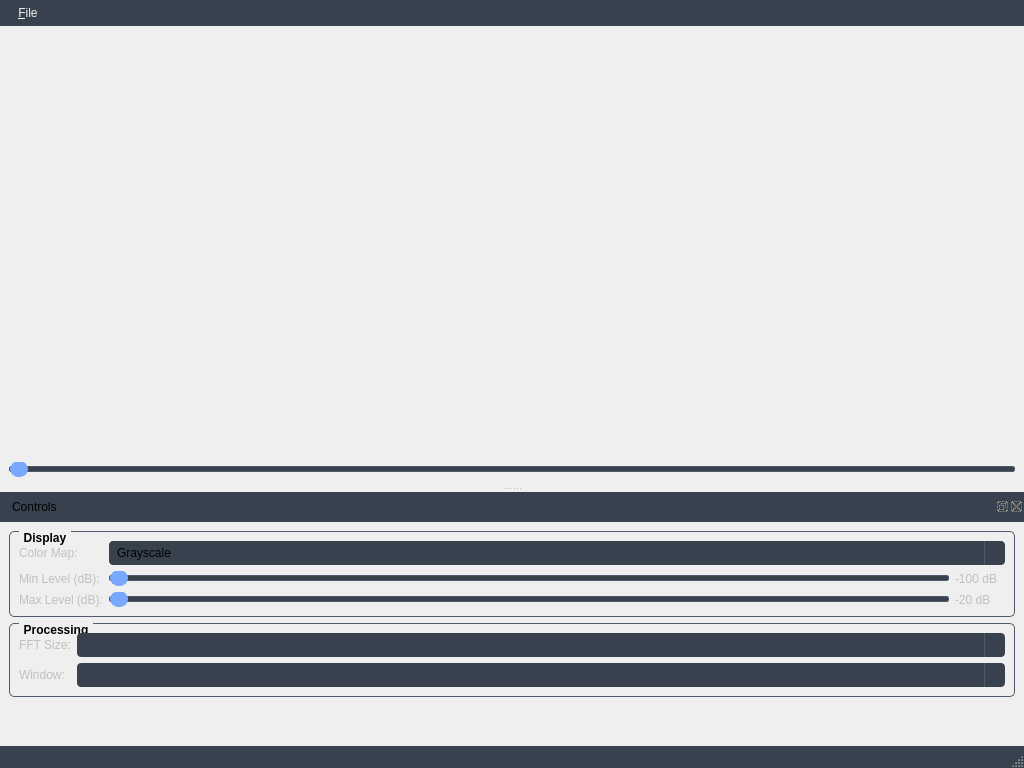
<?xml version="1.0" encoding="UTF-8"?>
<ui version="4.0">
 <class>IQ_viewer</class>
 <widget class="QMainWindow" name="IQ_viewer">
  <property name="geometry">
   <rect>
    <x>0</x>
    <y>0</y>
    <width>1024</width>
    <height>768</height>
   </rect>
  </property>
  <property name="windowTitle">
   <string>IQ Spectrum Analyzer</string>
  </property>
  <property name="styleSheet">
   <string notr="true">/*

QWidget {
    background-color: #2c313a;
    color: #f0f0f0;
    border: none;
    font-family: Segoe UI, Arial, sans-serif;
    font-size: 10pt;
}

QMainWindow {
    background-color: #2c313a;
}

QToolBar {
    padding: 4px;
    spacing: 6px;
}

QToolButton {
    background-color: transparent;
    border: 1px solid transparent;
    padding: 4px;
    border-radius: 4px;
}

QToolButton:hover {
    background-color: #38414e;
    border: 1px solid #4f5b6a;
}

QToolButton:pressed {
    background-color: #4f5b6a;
}

/* === Dock Widget &amp; ToolBar === */
QDockWidget {
    titlebar-close-icon: url(:/icons/close.png); /* Example for custom icons */
    titlebar-normal-button: url(:/icons/float.png);
}

QDockWidget::title {
    background-color: #38414e;
    text-align: left;
    padding: 8px;
    font-weight: bold;
}

/* === Menu Bar === */
QMenuBar {
    background-color: #38414e;
    color: #f0f0f0;
}

QMenuBar::item {
    background-color: transparent;
    padding: 6px 12px;
}

QMenuBar::item:selected {
    background-color: #4f5b6a;
}

QMenu {
    background-color: #2c313a;
    border: 1px solid #4f5b6a;
}

QMenu::item:selected {
    background-color: #4f5b6a;
}

/* === Sliders === */
QSlider::groove:horizontal {
    border: 1px solid #4f5b6a;
    height: 4px;
    background: #38414e;
    margin: 2px 0;
    border-radius: 2px;
}

QSlider::handle:horizontal {
    background: #78a9ff;
    border: 1px solid #78a9ff;
    width: 16px;
    margin: -6px 0; 
    border-radius: 8px;
}

QSlider::handle:horizontal:hover {
    background: #9ac0ff;
}

/* === ComboBox === */
QComboBox {
    background-color: #38414e;
    border-radius: 4px;
    padding: 4px 8px;
    min-width: 6em;
}

QComboBox:on { /* shift the text when the popup opens */
    border: 1px solid #78a9ff;
}

QComboBox::drop-down {
    subcontrol-origin: padding;
    subcontrol-position: top right;
    width: 20px;
    border-left: 1px solid #4f5b6a;
}

QComboBox QAbstractItemView {
    background-color: #38414e;
    border: 1px solid #4f5b6a;
    selection-background-color: #4f5b6a;
}

/* === Status Bar === */
QStatusBar {
    background-color: #38414e;
    font-weight: bold;
}

/* === Labels &amp; GroupBox for clarity === */
QLabel {
    color: #c0c0c0;
    font-size: 9pt;
}

QGroupBox {
    border: 1px solid #4f5b6a;
    border-radius: 5px;
    margin-top: 1ex; /* leave space at the top for the title */
    font-weight: bold;
}

QGroupBox::title {
    subcontrol-origin: margin;
    subcontrol-position: top left;
    padding: 0 3px;
    left: 10px;
}
</string>
  </property>
  <property name="iconSize">
   <size>
    <width>24</width>
    <height>24</height>
   </size>
  </property>
  <widget class="QWidget" name="centralwidget">
   <layout class="QVBoxLayout" name="verticalLayout">
    <property name="spacing">
     <number>6</number>
    </property>
    <property name="leftMargin">
     <number>9</number>
    </property>
    <property name="topMargin">
     <number>9</number>
    </property>
    <property name="rightMargin">
     <number>9</number>
    </property>
    <property name="bottomMargin">
     <number>9</number>
    </property>
    <item>
     <widget class="QCustomPlot" name="fftPlot" native="true">
      <property name="sizePolicy">
       <sizepolicy hsizetype="Expanding" vsizetype="Expanding">
        <horstretch>0</horstretch>
        <verstretch>1</verstretch>
       </sizepolicy>
      </property>
     </widget>
    </item>
    <item>
     <widget class="QSlider" name="timelineSlider">
      <property name="toolTip">
       <string>Scrub through the loaded IQ data timeline</string>
      </property>
      <property name="orientation">
       <enum>Qt::Orientation::Horizontal</enum>
      </property>
     </widget>
    </item>
   </layout>
  </widget>
  <widget class="QMenuBar" name="menubar">
   <property name="geometry">
    <rect>
     <x>0</x>
     <y>0</y>
     <width>1024</width>
     <height>34</height>
    </rect>
   </property>
   <widget class="QMenu" name="menuFile">
    <property name="title">
     <string>&amp;File</string>
    </property>
    <addaction name="actionOpen"/>
    <addaction name="separator"/>
    <addaction name="actionExit"/>
   </widget>
   <addaction name="menuFile"/>
  </widget>
  <widget class="QStatusBar" name="statusbar"/>
  <widget class="QDockWidget" name="controlsDockWidget">
   <property name="windowTitle">
    <string>Controls</string>
   </property>
   <attribute name="dockWidgetArea">
    <number>8</number>
   </attribute>
   <widget class="QWidget" name="dockWidgetContents">
    <layout class="QVBoxLayout" name="verticalLayout_2">
     <item>
      <widget class="QGroupBox" name="groupBox_2">
       <property name="title">
        <string>Display</string>
       </property>
       <layout class="QFormLayout" name="formLayout_2">
        <item row="0" column="0">
         <widget class="QLabel" name="label_3">
          <property name="text">
           <string>Color Map:</string>
          </property>
         </widget>
        </item>
        <item row="0" column="1">
         <widget class="QComboBox" name="colorMapComboBox">
          <item>
           <property name="text">
            <string>Grayscale</string>
           </property>
          </item>
          <item>
           <property name="text">
            <string>Spectrum</string>
           </property>
          </item>
          <item>
           <property name="text">
            <string>Jet</string>
           </property>
          </item>
         </widget>
        </item>
        <item row="1" column="0">
         <widget class="QLabel" name="label_4">
          <property name="text">
           <string>Min Level (dB):</string>
          </property>
         </widget>
        </item>
        <item row="2" column="0">
         <widget class="QLabel" name="label_5">
          <property name="text">
           <string>Max Level (dB):</string>
          </property>
         </widget>
        </item>
        <item row="1" column="1">
         <layout class="QHBoxLayout" name="horizontalLayout_Min">
          <item>
           <widget class="QSlider" name="minLevelSlider">
            <property name="orientation">
             <enum>Qt::Orientation::Horizontal</enum>
            </property>
           </widget>
          </item>
          <item>
           <widget class="QLabel" name="minLevelLabel">
            <property name="minimumSize">
             <size>
              <width>50</width>
              <height>0</height>
             </size>
            </property>
            <property name="text">
             <string>-100 dB</string>
            </property>
           </widget>
          </item>
         </layout>
        </item>
        <item row="2" column="1">
         <layout class="QHBoxLayout" name="horizontalLayout_Max">
          <item>
           <widget class="QSlider" name="maxLevelSlider">
            <property name="orientation">
             <enum>Qt::Orientation::Horizontal</enum>
            </property>
           </widget>
          </item>
          <item>
           <widget class="QLabel" name="maxLevelLabel">
            <property name="minimumSize">
             <size>
              <width>50</width>
              <height>0</height>
             </size>
            </property>
            <property name="text">
             <string>-20 dB</string>
            </property>
           </widget>
          </item>
         </layout>
        </item>
       </layout>
      </widget>
     </item>
     <item>
      <widget class="QGroupBox" name="groupBox">
       <property name="title">
        <string>Processing</string>
       </property>
       <layout class="QFormLayout" name="formLayout">
        <item row="0" column="0">
         <widget class="QLabel" name="label">
          <property name="text">
           <string>FFT Size:</string>
          </property>
         </widget>
        </item>
        <item row="0" column="1">
         <widget class="QComboBox" name="fftSizeComboBox"/>
        </item>
        <item row="1" column="0">
         <widget class="QLabel" name="label_2">
          <property name="text">
           <string>Window:</string>
          </property>
         </widget>
        </item>
        <item row="1" column="1">
         <widget class="QComboBox" name="windowFunctionComboBox"/>
        </item>
       </layout>
      </widget>
     </item>
     <item>
      <spacer name="verticalSpacer">
       <property name="orientation">
        <enum>Qt::Orientation::Vertical</enum>
       </property>
       <property name="sizeHint" stdset="0">
        <size>
         <width>20</width>
         <height>40</height>
        </size>
       </property>
      </spacer>
     </item>
    </layout>
   </widget>
  </widget>
  <action name="actionOpen">
   <property name="icon">
    <iconset theme="document-open"/>
   </property>
   <property name="text">
    <string>&amp;Open</string>
   </property>
   <property name="toolTip">
    <string>Open an IQ data file</string>
   </property>
   <property name="shortcut">
    <string>Ctrl+O</string>
   </property>
  </action>
  <action name="actionExit">
   <property name="icon">
    <iconset theme="application-exit"/>
   </property>
   <property name="text">
    <string>&amp;Exit</string>
   </property>
   <property name="toolTip">
    <string>Exit the application</string>
   </property>
   <property name="menuRole">
    <enum>QAction::MenuRole::QuitRole</enum>
   </property>
  </action>
 </widget>
 <customwidgets>
  <customwidget>
   <class>QCustomPlot</class>
   <extends>QWidget</extends>
   <header>qcustomplot.h</header>
   <container>1</container>
  </customwidget>
 </customwidgets>
 <resources/>
 <connections>
  <connection>
   <sender>actionExit</sender>
   <signal>triggered()</signal>
   <receiver>IQ_viewer</receiver>
   <slot>close()</slot>
   <hints>
    <hint type="sourcelabel">
     <x>-1</x>
     <y>-1</y>
    </hint>
    <hint type="destinationlabel">
     <x>511</x>
     <y>383</y>
    </hint>
   </hints>
  </connection>
 </connections>
</ui>
